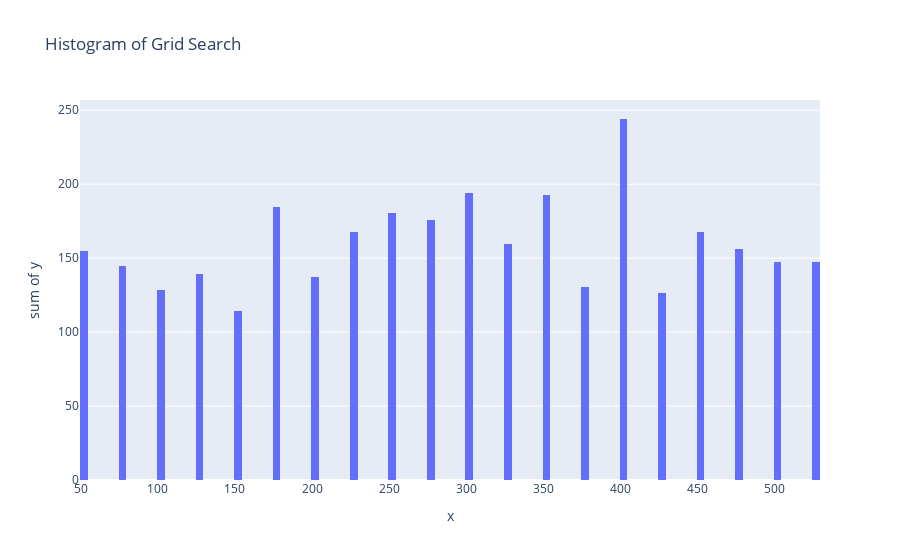

The notebook cell this image was saved under:
### Code cell
import plotly.express as px

fig = px.histogram(x = list(range(50,526,25)), y = all_loss, nbins = 100, title='Histogram of Grid Search')
fig.show()

### Figure 1 — Plotly figure (JSON) as saved in the notebook; plotly's stock layout.template omitted (floating-point values rounded to 4 significant figures)
{"data": [{"alignmentgroup": "True", "bingroup": "x", "histfunc": "sum", "hovertemplate": "x=%{x}<br>sum of y=%{y}<extra></extra>", "legendgroup": "", "marker": {"color": "#636efa"}, "name": "", "nbinsx": 100, "offsetgroup": "", "orientation": "v", "showlegend": false, "type": "histogram", "x": [50, 75, 100, 125, 150, 175, 200, 225, 250, 275, 300, 325, 350, 375, 400, 425, 450, 475, 500, 525], "xaxis": "x", "y": [155.0, 144.4, 128.2, 139.3, 114.3, 184.3, 137.1, 167.6, 180.7, 175.7, 194.1, 159.6, 192.8, 130.2, 244.1, 126.7, 167.5, 155.9, 147.5, 147.3], "yaxis": "y"}], "layout": {"barmode": "relative", "legend": {"tracegroupgap": 0}, "title": {"text": "Histogram of Grid Search"}, "xaxis": {"anchor": "y", "domain": [0, 1], "title": {"text": "x"}}, "yaxis": {"anchor": "x", "domain": [0, 1], "title": {"text": "sum of y"}}}}
